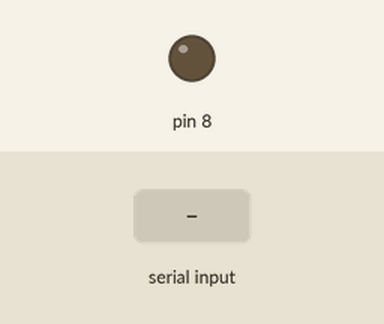
This sketch was run on a simulated Arduino Uno, built with avr-gcc and run on an emulated ATmega328P. Shown: output pins drawn as LEDs (lit = HIGH). The test bench sets the inputs (shaded band).

Above: at 1.2 s.
1.3 s: "1" received over Serial
At 2.4 s:
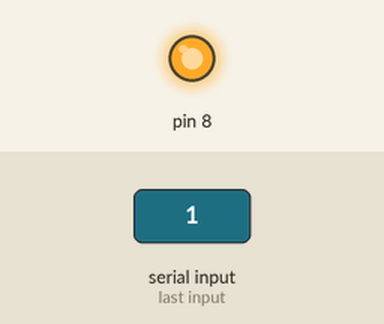
2.8 s: "0" received over Serial
At 3.6 s:
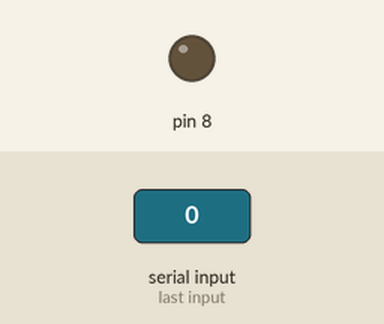
Timing chart, 0 to 5.8 s (numbered marks = the images above; inputs shaded):
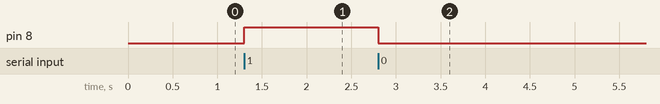

The sketch:

serial_11.ino
```cpp
// 수신부
void setup() {
  Serial.begin(9600);
  pinMode(8,OUTPUT);
}

void loop() {
  if(Serial.available()){
    char data = Serial.read();
    if(data == '1') {
      digitalWrite(8,HIGH);
    } else {
      digitalWrite(8,LOW);
    }
  }
}
```

Measured:
- after the input at 1.3 s, pin 8: LOW → HIGH at once
- after the input at 2.8 s, pin 8: HIGH → LOW at once
